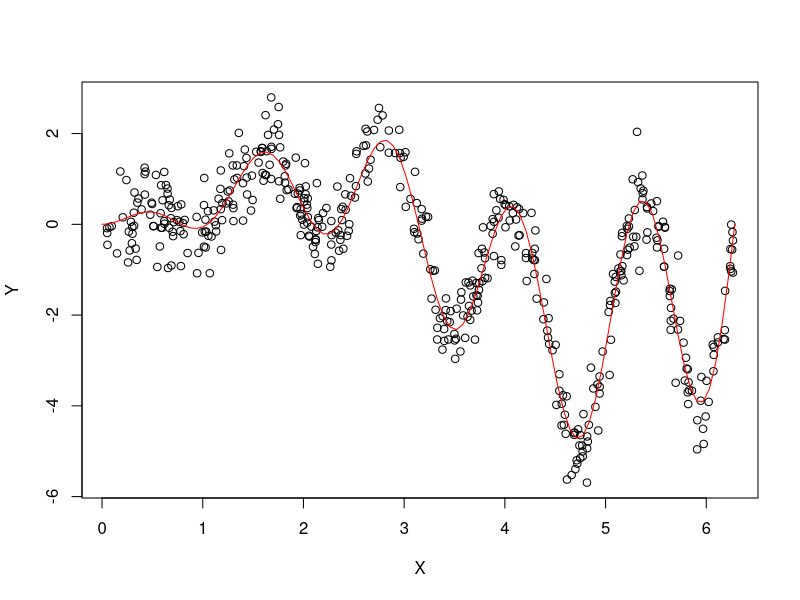

Generate this figure with R: (Note: this script raises an error after producing the figure.)
# k nearest neighbors method
rm(list=ls())

set.seed(3)

X <- runif(n=500, min=0, max=2*pi)
e <- rnorm(n=500, mean=0, sd=0.5)
f <- function(x) {
  2*sin(3*x)*cos(2*x)*0.5*x
}

Y <- f(X) + e

par(mfrow=c(1,1))
plot(X,Y)
curve(f, from=0, to=2*pi, add=TRUE, col='red')

knn = function(x0, X, Y, K) {
  x0 <- matrix(rep(x0, length(Y)), byrow=TRUE)
  X <- matrix(X)
  distance <- rowSums((x0-X)^2)
  rank <- order(distance)
  y_k <- Y[rank][1:k]
  mean(y_k)
}

knn(3,X,Y,5)
f(3)


# Using for-loop, obtain k-nearest neighbor estimate when x=
# and draw the line.  Do this with different k=1,11,21,31

x <- seq(0.5, 2*pi-0.5, length=30)
fhat <- matrix(rep(NA, 120), 30, 4)
for (j in 1:4) {
  K = 10*j-9
  for (i in 1:30) {
    fhat[i,j] <- knn(x[i], X, Y, K)
  }
}

lines(x, fhat[,1], col='red', lwd=2)
lines(x, fhat[,2], col='purple', lwd=2)
lines(x, fhat[,3], col='black', lwd=2, lty=10)
lines(x, fhat[,4], col='blue', lwd=2)

# Using for-loop, calculate the bias, variance and MSE this
# Draw these three lines together

B <- matrix(rep(NA, 10000), 1000, 10)
V <- matrix(rep(NA, 10000), 1000, 10)

for (i in 1:1000) {
  X <- runif(n=100, min=0, max=4*pi)
  e1<- rnorm(n=100, mean=0, sd=0.5)
  Y <- f(X) + e1
  for (j in 1:10) {
    K <- 3*j-2
    B[i,j] <- knn(pi,X,Y,K) - f(pi)
    V[i,j] <- knn(pi,X,Y,K)
  }
}
Bias <- colMeans(B)
Bias2 <- Bias^2
Var <- c(var(V[,1]), var(V[,2]), var(V[,3]), var(V[,4]), var(V[,5]), var(V[,6]), var(V[,7]), var(V[,8]), var(V[,9]), var(V[,10]))
MSE <- Bias2 + Var

K_vec <- 3*(1:10)-2
plot(K_vec, Bias2, col="blue", type="l", lty=5, lwd=3, ylim=c(0,0.8))
points(K_vec, Var, col="red", type="l", lty=10, lwd=3)
points(K_vec, MSE, type="l", lty=1, lwd=3)
